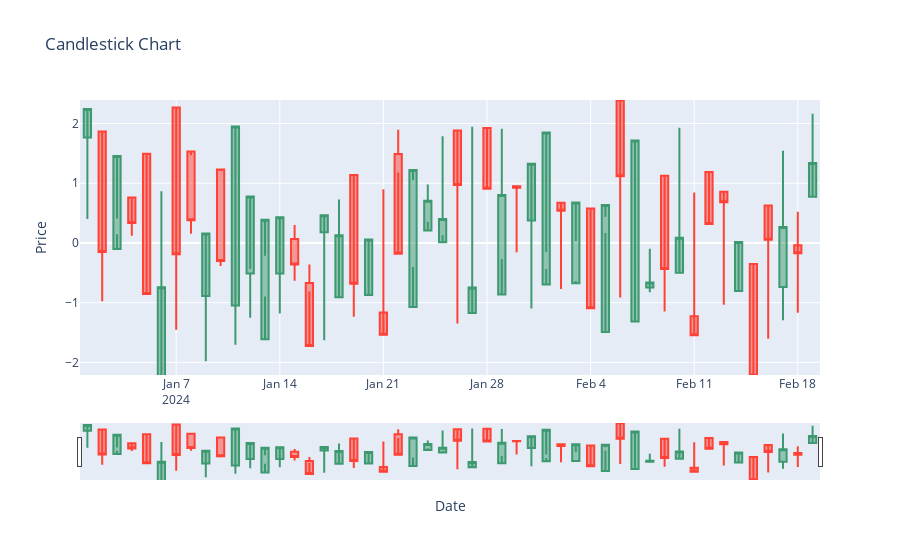

Notebook code for this chart:
### Markdown cell above
### 2. Candlestick

### Code cell
import numpy as np
import pandas as pd
import plotly.graph_objs as go

# Sample data generation
np.random.seed(0)
dates = pd.date_range('2024-01-01', periods=50)
data = pd.DataFrame(np.random.randn(50, 4), index=dates, columns=list('ABCD'))

# Candlestick Chart
fig = go.Figure(data=[go.Candlestick(x=data.index,
                open=data['A'],
                high=data['B'],
                low=data['C'],
                close=data['D'])])

fig.update_layout(title='Candlestick Chart',
                  xaxis_title='Date',
                  yaxis_title='Price')

fig.show()
